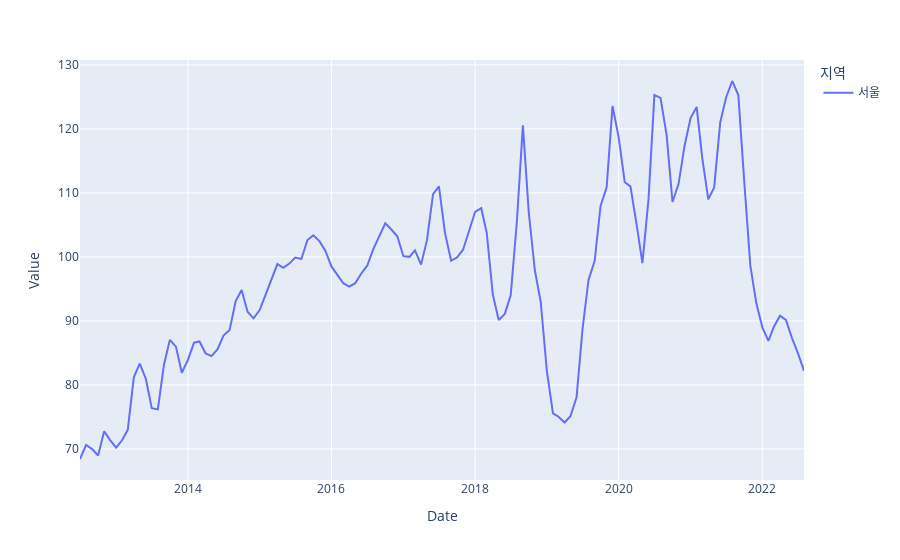

Notebook code for this chart:
### Code cell
import pandas as pd
import plotly.express as px

supply = pd.read_csv('../data/eda_project/한국부동산원_전국주택가격동향조사_월간동향_아파트_매매수급동향_20220831.csv', encoding='euc-kr')
supply = supply.loc[[7]].set_index(['지역'], drop=True)
newname = []
oldname = supply.columns
for i in oldname:
    if type(i) == type("str"):
        newname.append(i.split(" ")[0])
    else:
        newname.append(i.strftime("%Y-%m-%d"))
supply.columns = newname

fig = px.line(supply.transpose(), x=supply.transpose().index, y=supply.transpose().columns,
              labels={'index': 'Date', 'value': 'Value'}, line_shape='linear')

fig.update_traces(hovertemplate='%{x}<br>Value: %{y}')

fig.show()

### Figure 1 — Plotly figure (JSON) as saved in the notebook; plotly's stock layout.template omitted (floating-point values rounded to 4 significant figures)
{"data": [{"hovertemplate": "%{x}<br>Value: %{y}", "legendgroup": "서울 ", "line": {"color": "#636efa", "dash": "solid", "shape": "linear"}, "marker": {"symbol": "circle"}, "mode": "lines", "name": "서울 ", "orientation": "v", "showlegend": true, "type": "scatter", "x": ["2012-07", "2012-08", "2012-09", "2012-10", "2012-11", "2012-12", "2013-01", "2013-02", "2013-03", "2013-04", "2013-05", "2013-06", "2013-07", "2013-08", "2013-09", "2013-10", "2013-11", "2013-12", "2014-01", "2014-02", "2014-03", "2014-04", "2014-05", "2014-06", "2014-07", "2014-08", "2014-09", "2014-10", "2014-11", "2014-12", "2015-01", "2015-02", "2015-03", "2015-04", "2015-05", "2015-06", "2015-07", "2015-08", "2015-09", "2015-10", "2015-11", "2015-12", "2016-01", "2016-02", "2016-03", "2016-04", "2016-05", "2016-06", "2016-07", "2016-08", "2016-09", "2016-10", "2016-11", "2016-12", "2017-01", "2017-02", "2017-03", "2017-04", "2017-05", "2017-06", "2017-07", "2017-08", "2017-09", "2017-10", "2017-11", "2017-12", "2018-01", "2018-02", "2018-03", "2018-04", "2018-05", "2018-06", "2018-07", "2018-08", "2018-09", "2018-10", "2018-11", "2018-12", "2019-01", "2019-02", "2019-03", "2019-04", "2019-05", "2019-06", "2019-07", "2019-08", "2019-09", "2019-10", "2019-11", "2019-12", "2020-01", "2020-02", "2020-03", "2020-04", "2020-05", "2020-06", "2020-07", "2020-08", "2020-09", "2020-10", "2020-11", "2020-12", "2021-01", "2021-02", "2021-03", "2021-04", "2021-05", "2021-06", "2021-07", "2021-08", "2021-09", "2021-10", "2021-11", "2021-12", "2022-01", "2022-02", "2022-03", "2022-04", "2022-05", "2022-06", "2022-07", "2022-08"], "xaxis": "x", "y": [68.41, 70.6, 69.96, 68.96, 72.74, 71.38, 70.19, 71.38, 72.99, 81.21, 83.32, 80.93, 76.35, 76.17, 83.13, 87.03, 85.98, 81.9, 83.91, 86.59, 86.77, 84.89, 84.49, 85.56, 87.71, 88.56, 93.08, 94.83, 91.38, 90.4, 91.68, 94.14, 96.29, 98.88, 98.28, 98.95, 99.89, 99.66, 102.6, 103.4, 102.5, 101.0, 98.5, 97.18, 95.89, 95.35, 95.89, 97.41, 98.61, 101.2, 103.4, 105.3, 104.3, 103.2, 100.1, 100, 101.0, 98.79, 102.6, 109.8, 111.0, 103.7, 99.38, 99.91, 101.1, 104.1, 107.0, 107.6, 103.8, 94.1, 90.14, 91.1, 93.99, 105.4, 120.5, 106.9, 97.87, 92.88, 82.16, 75.53, 75.02, 74.12, 75.1, 78.04, 88.63, 96.43, 99.33, 107.9, 110.9, 123.6, 118.7, 111.7, 111.0, 105.1, 99.02, 109.0, 125.3, 124.8, 119.1, 108.6, 111.4, 117.3, 121.7, 123.4, 115.5, 109.0, 110.9, 121.0, 125.0, 127.5, 125.3, 111.8, 98.64, 92.82, 88.99, 86.86, 89.08, 90.81, 90.15, 87.31, 84.96, 82.19], "yaxis": "y"}], "layout": {"legend": {"title": {"text": "지역"}, "tracegroupgap": 0}, "margin": {"t": 60}, "xaxis": {"anchor": "y", "domain": [0, 1], "title": {"text": "Date"}}, "yaxis": {"anchor": "x", "domain": [0, 1], "title": {"text": "Value"}}}}
